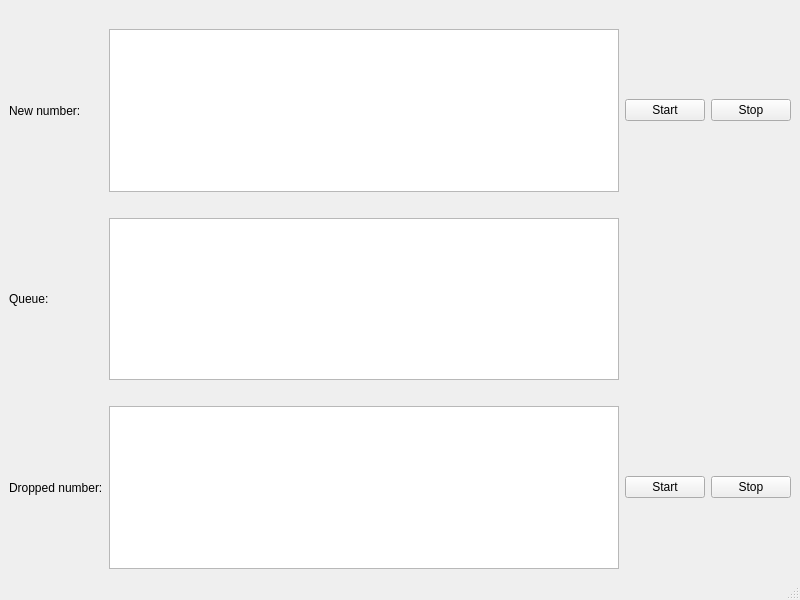
<?xml version="1.0" encoding="UTF-8"?>
<ui version="4.0">
 <class>MainWindow</class>
 <widget class="QMainWindow" name="MainWindow">
  <property name="geometry">
   <rect>
    <x>0</x>
    <y>0</y>
    <width>800</width>
    <height>600</height>
   </rect>
  </property>
  <property name="windowTitle">
   <string>MainWindow</string>
  </property>
  <widget class="QWidget" name="centralwidget">
   <layout class="QGridLayout" name="gridLayout">
    <item row="5" column="2">
     <widget class="QPushButton" name="pushButton_startLoose">
      <property name="text">
       <string>Start</string>
      </property>
     </widget>
    </item>
    <item row="5" column="3">
     <widget class="QPushButton" name="pushButton_stopLoose">
      <property name="text">
       <string>Stop</string>
      </property>
     </widget>
    </item>
    <item row="3" column="1">
     <widget class="QListWidget" name="listWidget_queue"/>
    </item>
    <item row="1" column="3">
     <widget class="QPushButton" name="pushButton_stopGenerat">
      <property name="text">
       <string>Stop</string>
      </property>
     </widget>
    </item>
    <item row="4" column="1">
     <widget class="QLabel" name="label_stateLoose">
      <property name="text">
       <string/>
      </property>
     </widget>
    </item>
    <item row="1" column="2">
     <widget class="QPushButton" name="pushButton_startGenerat">
      <property name="text">
       <string>Start</string>
      </property>
     </widget>
    </item>
    <item row="1" column="1">
     <widget class="QListWidget" name="listWidget_generat"/>
    </item>
    <item row="2" column="1">
     <widget class="QLabel" name="plug">
      <property name="text">
       <string/>
      </property>
     </widget>
    </item>
    <item row="0" column="1">
     <widget class="QLabel" name="label_stateGenerat">
      <property name="text">
       <string/>
      </property>
     </widget>
    </item>
    <item row="5" column="1">
     <widget class="QListWidget" name="listWidget_looseNum"/>
    </item>
    <item row="1" column="0">
     <widget class="QLabel" name="label">
      <property name="text">
       <string>New number:</string>
      </property>
     </widget>
    </item>
    <item row="3" column="0">
     <widget class="QLabel" name="label_2">
      <property name="text">
       <string>Queue:</string>
      </property>
     </widget>
    </item>
    <item row="5" column="0">
     <widget class="QLabel" name="label_3">
      <property name="text">
       <string>Dropped number:</string>
      </property>
     </widget>
    </item>
   </layout>
  </widget>
  <widget class="QMenuBar" name="menubar">
   <property name="geometry">
    <rect>
     <x>0</x>
     <y>0</y>
     <width>800</width>
     <height>26</height>
    </rect>
   </property>
  </widget>
  <widget class="QStatusBar" name="statusbar"/>
 </widget>
 <resources/>
 <connections/>
</ui>
